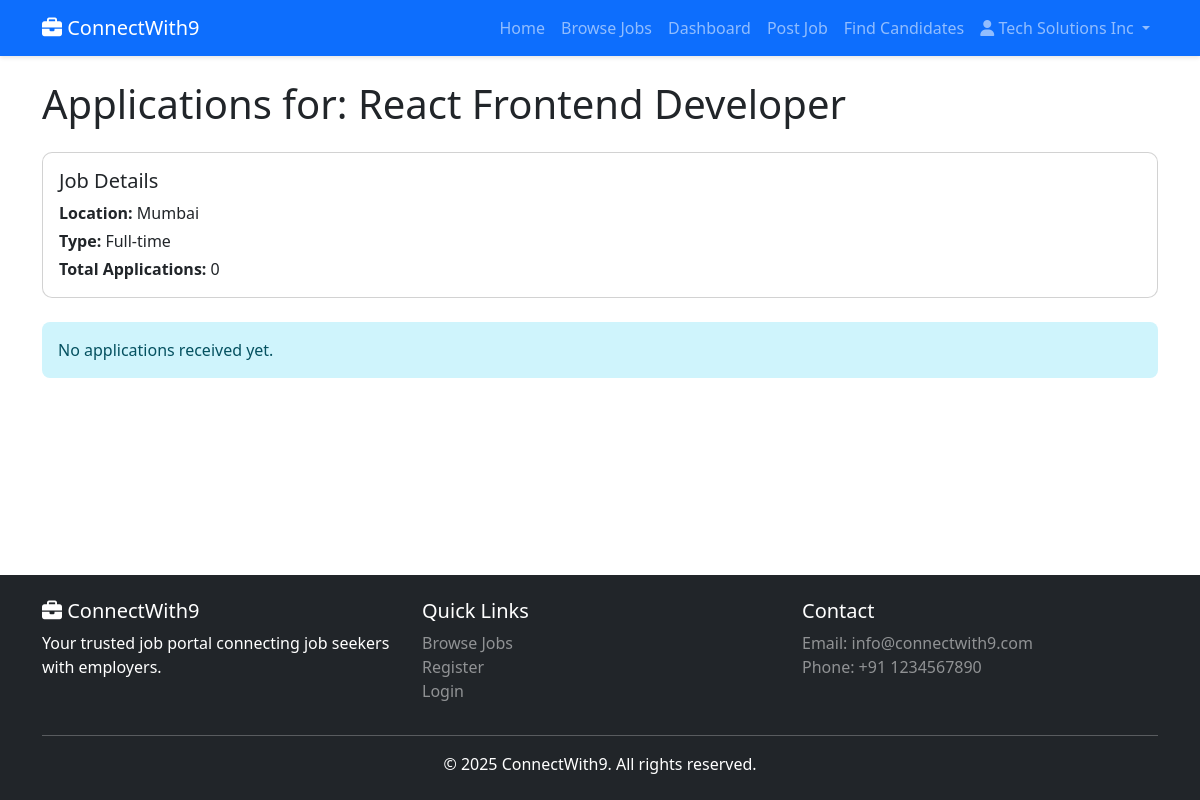
/employer/jobs/2/applications (signed in), run on the app's committed database.
### tables this page shows
CREATE TABLE IF NOT EXISTS users (
    id INT AUTO_INCREMENT PRIMARY KEY,
    name VARCHAR(100) NOT NULL,
    email VARCHAR(100) NOT NULL UNIQUE,
    password VARCHAR(255) NOT NULL,
    type ENUM('jobseeker','employer','admin') DEFAULT 'jobseeker',
    verified TINYINT(1) DEFAULT 0,
    created_at TIMESTAMP DEFAULT CURRENT_TIMESTAMP,
    INDEX idx_email (email),
    INDEX idx_type (type)
);

CREATE TABLE IF NOT EXISTS jobs (
    id INT AUTO_INCREMENT PRIMARY KEY,
    title VARCHAR(255) NOT NULL,
    description TEXT NOT NULL,
    category_id INT NOT NULL,
    employer_id INT NOT NULL,
    location VARCHAR(100) NOT NULL,
    salary VARCHAR(50),
    type ENUM('Full-time','Part-time','Contract','Internship') DEFAULT 'Full-time',
    status ENUM('Pending','Approved','Rejected') DEFAULT 'Pending',
    created_at TIMESTAMP DEFAULT CURRENT_TIMESTAMP,
    FOREIGN KEY (category_id) REFERENCES categories(id) ON DELETE CASCADE,
    FOREIGN KEY (employer_id) REFERENCES users(id) ON DELETE CASCADE,
    INDEX idx_status (status),
    INDEX idx_category (category_id),
    INDEX idx_location (location),
    INDEX idx_created (created_at)
);

### includes/functions.php (called while the page is built, shortened)
<?php
function isLoggedIn() {
    return isset($_SESSION['user_id']);
}
function getCurrentUser() {
    require_once __DIR__ . '/../app/models/User.php';
    $userModel = new User();
    return $userModel->findById($_SESSION['user_id']);
}
function baseUrl($path = '') {
    $protocol = isset($_SERVER['HTTPS']) && $_SERVER['HTTPS'] === 'on' ? 'https' : 'http';
    $host = $_SERVER['HTTP_HOST'] ?? 'localhost:5000';
    $baseUrl = $protocol . '://' . $host;
    return $baseUrl . '/' . ltrim($path, '/');
}
function asset($path) {
    return baseUrl('assets/' . ltrim($path, '/'));
}

### config/database.php (called while the page is built, shortened)
<?php
class Database {
    private static $instance = null;
    private $conn;
    private function __construct() {
        try {
            $dsn = "mysql:host=" . DB_HOST . ";dbname=" . DB_NAME . ";charset=utf8mb4";
            $options = [
                PDO::ATTR_ERRMODE => PDO::ERRMODE_EXCEPTION,
                PDO::ATTR_DEFAULT_FETCH_MODE => PDO::FETCH_ASSOC,
                PDO::ATTR_EMULATE_PREPARES => false,
            ];
            $this->conn = new PDO($dsn, DB_USER, DB_PASS, $options);
        } catch (PDOException $e) {
            error_log("Database Connection Error: " . $e->getMessage());
            die("Database connection failed. Please try again later.");
        }
    }
    public static function getInstance() {
        if (self::$instance === null) {
            self::$instance = new self();
        }
        return self::$instance;
    }
    public function getConnection() {
        return $this->conn;
    }
}
function getDB() {
    return Database::getInstance()->getConnection();
}

### app/models/User.php (called while the page is built, shortened)
<?php
require_once __DIR__ . '/../../config/database.php';
class User {
    private $db;
    public function __construct() {
        $this->db = getDB();
    }
    public function findById($id) {
        $sql = "SELECT * FROM users WHERE id = :id LIMIT 1";
        $stmt = $this->db->prepare($sql);
        $stmt->execute([':id' => $id]);
        return $stmt->fetch();
    }
}

### app/models/Job.php (called while the page is built, shortened)
<?php
require_once __DIR__ . '/../../config/database.php';
class Job {
    private $db;
    public function __construct() {
        $this->db = getDB();
    }
    public function findById($id) {
        $sql = "SELECT j.*, u.name as employer_name, u.email as employer_email,
                c.name as category_name, c.slug as category_slug
                FROM jobs j
                LEFT JOIN users u ON j.employer_id = u.id
                LEFT JOIN categories c ON j.category_id = c.id
                WHERE j.id = :id LIMIT 1";
        $stmt = $this->db->prepare($sql);
        $stmt->execute([':id' => $id]);
        return $stmt->fetch();
    }
}

### app/models/Application.php (called while the page is built, shortened)
<?php
require_once __DIR__ . '/../../config/database.php';
class Application {
    private $db;
    public function __construct() {
        $this->db = getDB();
    }
    public function getByJob($jobId, $limit = null, $offset = 0) {
        $sql = "SELECT a.*, u.name as applicant_name, u.email as applicant_email
                FROM applications a
                JOIN users u ON a.user_id = u.id
                WHERE a.job_id = :job_id
                ORDER BY a.applied_at DESC";
        $stmt = $this->db->prepare($sql);
        $stmt->bindValue(':job_id', $jobId, PDO::PARAM_INT);
        $stmt->execute();
        return $stmt->fetchAll();
    }
}

### app/views/employer/job-applications.php (the view, shortened to what this page needs)
<?php
require __DIR__ . '/../common/header.php';
?>
<div class="container">
    <h1 class="mb-4">Applications for: <?= htmlspecialchars($job['title']) ?></h1>
    <div class="card mb-4">
        <div class="card-body">
            <h5>Job Details</h5>
            <p class="mb-1"><strong>Location:</strong> <?= htmlspecialchars($job['location']) ?></p>
            <p class="mb-1"><strong>Type:</strong> <?= htmlspecialchars($job['type']) ?></p>
            <p class="mb-0"><strong>Total Applications:</strong> <?= count($applications) ?></p>
        </div>
    </div>
    <?php if (empty($applications)): ?>
        <div class="alert alert-info">No applications received yet.</div>
    <?php endif; ?>
</div>
<?php require __DIR__ . '/../common/footer.php'; ?>

### app/views/common/header.php (shortened to what this page needs)
<?php
require_once __DIR__ . '/../../../includes/functions.php';
$currentUser = getCurrentUser();
?>
<!DOCTYPE html>
<html lang="en">
<head>
    <link href="https://cdn.jsdelivr.net/npm/bootstrap@5.3.0/dist/css/bootstrap.min.css" rel="stylesheet">
    <link href="https://cdnjs.cloudflare.com/ajax/libs/font-awesome/6.4.0/css/all.min.css" rel="stylesheet">
    <link href="<?= asset('css/style.css') ?>" rel="stylesheet">
</head>
<body>
    <nav class="navbar navbar-expand-lg navbar-dark bg-primary">
        <div class="container">
            <a class="navbar-brand" href="/">
                <i class="fas fa-briefcase"></i> ConnectWith9
            </a>
            <div class="collapse navbar-collapse" id="navbarNav">
                <ul class="navbar-nav ms-auto">
                    <li class="nav-item">
                        <a class="nav-link" href="/">Home</a>
                    </li>
                    <li class="nav-item">
                        <a class="nav-link" href="/jobs">Browse Jobs</a>
                    </li>
                    <?php if ($currentUser): ?>
                        <?php if ($currentUser['type'] === USER_TYPE_ADMIN): ?>
                            <li class="nav-item">
                                <a class="nav-link" href="/admin/dashboard">Dashboard</a>
                            </li>
                            <li class="nav-item">
                                <a class="nav-link" href="/admin/candidates">Candidates</a>
                            </li>
                        <?php elseif ($currentUser['type'] === USER_TYPE_EMPLOYER): ?>
                            <li class="nav-item">
                                <a class="nav-link" href="/employer/dashboard">Dashboard</a>
                            </li>
                            <li class="nav-item">
                                <a class="nav-link" href="/employer/post-job">Post Job</a>
                            </li>
                            <li class="nav-item">
                                <a class="nav-link" href="/employer/candidates">Find Candidates</a>
                            </li>
                        <?php endif; ?>
                        <li class="nav-item dropdown">
                            <a class="nav-link dropdown-toggle" href="#" id="userDropdown" role="button" data-bs-toggle="dropdown">
                                <i class="fas fa-user"></i> <?= htmlspecialchars($currentUser['name']) ?>
                            </a>
                        </li>
                    <?php endif; ?>
                </ul>
            </div>
        </div>
    </nav>
    <main class="py-4">

### public/assets/css/style.css (style rules this page uses)
:root { --primary-color: #0d6efd; --secondary-color: #6c757d; --success-color: #198754; --danger-color: #dc3545; --warning-color: #ffc107; --info-color: #0dcaf0; }
body { font-family: 'Segoe UI', Tahoma, Geneva, Verdana, sans-serif; min-height: 100vh; display: flex; flex-direction: column; }
main { flex: 1; }
.card { border-radius: 10px; overflow: hidden; }
.navbar { box-shadow: 0 2px 4px rgba(0,0,0,0.1); }
.card { animation: fadeIn 0.5s ease; }
.alert { border-radius: 8px; border: none; }

### data on the page
users: name "Tech Solutions Inc"
jobs: title "React Frontend Developer", location "Mumbai", type "Full-time"

### other printed values
count($applications) "0"
